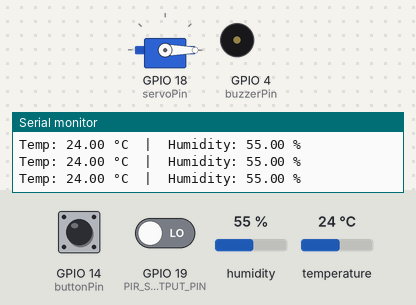
A sketch run on a simulated ESP32. Shown: servo, buzzer (waves = sounding, pin HIGH), the last lines printed to the serial monitor. The test bench sets the inputs (shaded band); at power-on: GPIO 14 (buttonPin) HIGH, GPIO 19 (PIR_SENSOR_OUTPUT_PIN) LOW, humidity 55 %, temperature 24 °C.

Above: at 2.8 s.
2.9 s: GPIO 14 (buttonPin) pulled LOW for 1.25 s
At 3.85 s:
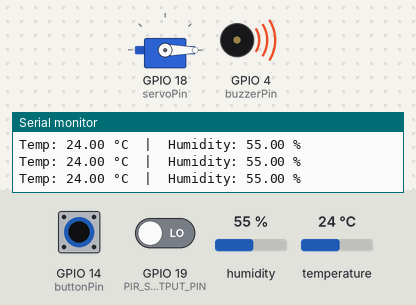
5.6 s: GPIO 19 (PIR_SENSOR_OUTPUT_PIN) driven HIGH
At 7.2 s:
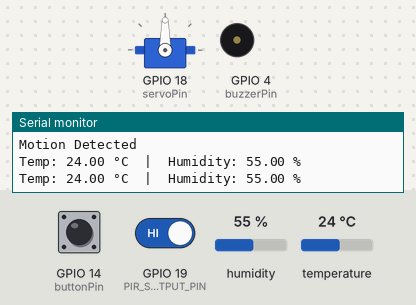
7.5 s: GPIO 19 (PIR_SENSOR_OUTPUT_PIN) driven LOW
At 8.6 s:
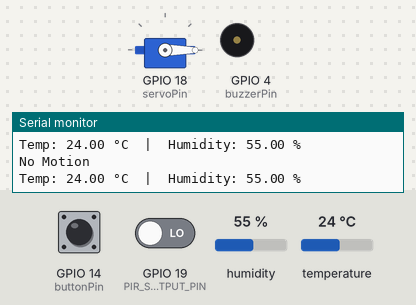
Timing chart, 0 to 10.5 s (numbered marks = the images above; inputs shaded):
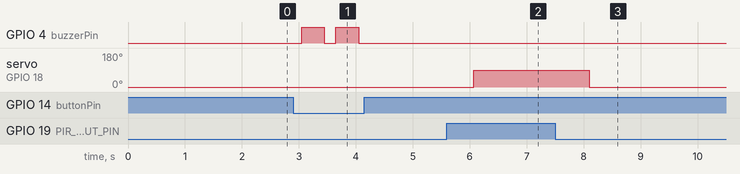

Measured:
- after the input at 2.9 s, GPIO 4 (buzzerPin): alternates HIGH for 0.40 s and LOW for 0.20 s, 4 changes in all, then stays LOW, starting after 0.15 s
- after the input at 5.6 s, servo on GPIO 18 (servoPin): 0° → 90° after 0.47 s
- after the input at 7.5 s, servo on GPIO 18 (servoPin): 90° → 0° after 0.59 s

The sketch:

Sensors.ino
```cpp
#include "DHT.h"
#include <ESP32Servo.h>

// ===== Pins =====
const int buzzerPin = 4;
const int buttonPin = 14;

#define DHTPIN 27
#define DHTTYPE DHT11

const int PIR_SENSOR_OUTPUT_PIN = 19;
const int servoPin = 18;

// ===== Objects =====
DHT dht(DHTPIN, DHTTYPE);
Servo myServo;

// ===== States =====
bool buzzerOn = false;
bool lastButtonState = HIGH;
int lastPIRState = LOW;
int pirState = 0; // 0 = no motion, 1 = motion

// ===== Setup =====
void setup() {
  Serial.begin(115200);

  pinMode(buzzerPin, OUTPUT);
  pinMode(buttonPin, INPUT_PULLUP);
  pinMode(PIR_SENSOR_OUTPUT_PIN, INPUT);

  dht.begin();
  myServo.attach(servoPin);
  myServo.write(0);

  Serial.println("System Ready");
}

// ===== Loop =====
void loop() {

  // ===== BUTTON + BUZZER =====
  bool buttonState = digitalRead(buttonPin);
  if (buttonState == LOW && lastButtonState == HIGH) {
    buzzerOn = !buzzerOn;

    if (buzzerOn) {
      digitalWrite(buzzerPin, HIGH);
      delay(400);
      digitalWrite(buzzerPin, LOW);
      delay(200);
      digitalWrite(buzzerPin, HIGH);
      delay(400);
      digitalWrite(buzzerPin, LOW);
    }
  }
  lastButtonState = buttonState;

  // ===== PIR + SERVO =====
  int sensor_output = digitalRead(PIR_SENSOR_OUTPUT_PIN);
  if (sensor_output != lastPIRState) {
    if (sensor_output == HIGH) {
      myServo.write(90);
      pirState = 1;
      Serial.println("Motion Detected");
    } else {
      myServo.write(0);
      pirState = 0;
      Serial.println("No Motion");
    }
    lastPIRState = sensor_output;
  }

  // ===== DHT SENSOR =====
  float humidity = dht.readHumidity();
  float temperature = dht.readTemperature();

  if (!isnan(temperature) && !isnan(humidity)) {
    Serial.print("Temp: ");
    Serial.print(temperature);
    Serial.print(" °C  |  Humidity: ");
    Serial.print(humidity);
    Serial.println(" %");
  } else {
    Serial.println("Failed to read DHT sensor");
  }

  delay(1000);
}
  
```
